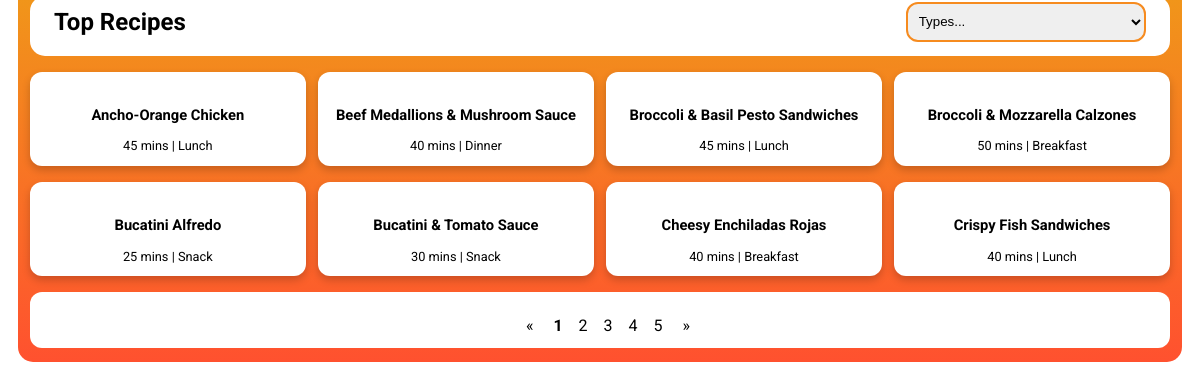
The page / on the database its author committed.
### tables this page shows
CREATE TABLE `recipe` (
  `id` int(11) NOT NULL,
  `title` varchar(44) DEFAULT NULL,
  `category` varchar(44) NOT NULL,
  `side` varchar(44) DEFAULT NULL,
  `description` varchar(418) DEFAULT NULL,
  `time` varchar(4) DEFAULT NULL,
  `servings` varchar(3) DEFAULT NULL,
  `nutrition` varchar(5) DEFAULT NULL,
  `ingredients` varchar(406) DEFAULT NULL,
  `kitchen_tool` varchar(61) DEFAULT NULL,
  `kitchen_tool_desc` varchar(583) DEFAULT NULL,
  `tip` varchar(46) DEFAULT NULL,
  `tips_desc` varchar(885) DEFAULT NULL,
  `steps` varchar(3019) DEFAULT NULL,
  `tags` varchar(75) DEFAULT NULL,
  `folder` text NOT NULL,
  `image` text NOT NULL,
  `ingredientsimage` text NOT NULL,
  `stepimage1` text NOT NULL,
  `stepimage2` text NOT NULL,
  `stepimage3` text NOT NULL,
  `stepimage4` text NOT NULL,
  `stepimage5` text NOT NULL,
  `stepimage6` text NOT NULL
);

### index.php (the view, shortened to what this page needs)
<!DOCTYPE html>
<html lang="en">
    <head>
        <link rel="stylesheet" href="https://use.fontawesome.com/releases/v5.8.1/css/all.css">
        <link rel="stylesheet" type="text/css" href="main.css">
    </head>
    <body>
    <div class="content">
            <div class="filter-space">
                <h3> Top Recipes </h3>
                <form action="search.php" method="get" class="filter-form">
                    <select name="q" class="select" onchange="this.form.submit()">
                        <option value disabled selected> Types... </option>
                    </select>
                </form>
            </div>
        <div class="flexbox">
            <?php
            $page = $_GET['page'];
            if ($page == '') { $page = 1; }
            $limit = 8;
            $offset = $limit * ($page-1);
            $result = mysqli_query($link, "SELECT * FROM recipe ORDER BY id ASC LIMIT $offset, $limit");
            while ($row = mysqli_fetch_array($result))
            {
            ?>
            <div class="card">
                <a href="recipe.php?id=<?php echo $row['id']?>" class="card-link">
                    <div class="container">
                        <h4><?php echo trim($row['title'], '"');?></h4>
                        <p> <?php echo trim($row['time'], '"');?> mins | <?php echo $row['category']?></p>
                    </div>
                </a>
            </div>
            <?php
            }
            ?>
        </div>
        <div class="footer-space">
            <nav aria-label="Page navigation">
            <ul class="pagination" style="text-align: center;">
            <?php
            $current = $_GET['page'];
            if ($current == '') { $current = 1; }
            $next = $current +1;
            $previous = $current -1;
            if ($previous <= 0)
            {
                $previous = 1;
            }
            $page = $current;
            $start = $page - 2;
            $end = $page + 1;
            if ($start <= 2)
            {
                $start = 1;
                $end = 5;
            }
            ?>
            <?php
            if ($current > 1) {
                echo '
                    <a href="index.php?page='.$previous.'" class="space">
                    <span aria-hidden="true">&laquo;</span>
                    </a>';
            }
            else {
                echo '
                    <a href="#" class="space">
                    <span aria-hidden="true">&laquo;</span>
                    </a>';
            }
            while ($start <= $end)
            {
                if ($start == $current)
                {
                    if ($start=="1")
                    {
                        echo '<b><a href="index.php" class="space">1</a></b>';
                    }
                    else {
                        echo '<b><a href="index.php?page='.$current.'" class="space">'.$current.'</a></b>';
                    }
                }
                else
                {
                    if ($start=="1")
                    {
                        echo '<a href="index.php" class="space">1</a>';
                    }
                    else{
                        echo '<a href="index.php?page='.$start.'" class="space">'.$start.'</a>';
                    }
                }
                $start ++;
            }
            if ($end != $current) {
                echo '
                    <a href="index.php?page='.$next.'" class="space">
                    <span aria-hidden="true">&raquo;</span>
                    </a>';
            }
            ?>
            </ul>
        </nav>
        </div>
    </div>
    </body>
</html>

### main.css (style rules this page uses)
* { border: none; box-sizing: border-box; margin: 0; padding: 0; }
a { text-decoration: none; }
option[value=""][disabled] { display: none; }
.content { background: linear-gradient(to top, #ff512f, #f09819); border-radius: 10px; width: 90vw; margin: 0 auto; left: 0; right: 0; position: absolute; margin-bottom: 1em; padding-bottom: 1em; }
h3 { font-family: 'Roboto', sans-serif; margin-left: 1em; margin-top: 1.5em; padding-top: .5em; position: relative; }
h4 { font-family: 'Roboto', sans-serif; margin-top: 1em; margin-bottom: 1em; font-size: 1.15em; z-index: -1; }
.filter-space { background-color: white; height: 3em; border-radius: 10px; margin: 0 auto; margin-top: -.7em; width: 85vw; position: relative; }
.filter-form { text-align: right; margin-top: -1.65em; margin-right: 1em; }
.select { border: 1px solid #f68b1f; border-radius: 10px; padding: .5em; height: 2.5em; display: block; float: right; position: relative; }
select option { height: 3em; }
ul { display: inline-block; }
.flexbox { display: flex; flex-flow: column; justify-content: center; align-items: center; margin: 0 auto; max-width: 99%; }
.card { width: 85vw; margin: 0 auto; margin-top: 1em; text-align: center; box-shadow: 0 4px 8px 0 rgba(0,0,0,0.2); transition: 0.3s; border-radius: 10px; background-color: white; }
.card p { margin: 1em auto; }
.card-link { font-family: 'Roboto', sans-serif; color: #000; box-shadow: 0 0 0 black; transition-duration: 0.5s; transition-timing-function: ease-in-out; transition-delay: 0.0s; }
.footer-space { background-color: white; text-align: center; height: 4em; border-radius: 10px; margin: 1em auto; margin-bottom: -2px; width: 85vw; position: relative; padding-top: 1.5em; }
.space { padding-left: .5em; padding-right: .5em; font-size: 1em; font-family: 'Roboto', sans-serif; color: black; }
@media screen and (min-width : 768px) { .filter-space { height: 3em; border-radius: 15px; font-size: 1.5em; } }
@media screen and (min-width : 768px) { h3 { padding-top: .5em; padding-left: 1em; } }
@media screen and (min-width : 768px) { .select { border: 2px solid #f68b1f; border-radius: 12px; height: 3.5em; width: 20vw; } }
@media screen and (min-width : 768px) { .select option { height: 2em; } }
@media screen and (min-width : 768px) { .flexbox { display: flex; flex-flow: row wrap; justify-content: center; align-items: center; margin: 0 auto; } }
@media screen and (min-width : 768px) { .container { font-size: 1em; } }
@media screen and (min-width : 768px) { .card { width: 40vw; border-radius: 12px; } }
@media screen and (min-width : 768px) { .card p { margin: 1em auto; } }
@media screen and (min-width : 768px) { .footer-space { border-radius: 12px; width: 85vw; height: 5em; } }
@media screen and (min-width : 768px) { .space { font-size: 1.3em; } }
@media screen and (min-width : 1024px) { .content { margin-top: -1em; border-radius: 15px; width: 97vw; } }
@media screen and (min-width : 1024px) { .filter-space { margin-top: -1em; height: 2em; width: 95vw; padding-bottom: 2.5em; } }
@media screen and (min-width : 1024px) { h3 { padding-top: .5em; padding-left: 0; font-size: 1em; font-weight: bold; } }
@media screen and (min-width : 1024px) { .card { width: 23vw; border-radius: 12px; } }
@media screen and (min-width : 1024px) { .card p { margin: 1em auto; } }
@media screen and (min-width : 1024px) { .select { border: 2px solid #f68b1f; border-radius: 12px; height: 3em; margin-top: .4em; width: 20vw; } }
@media screen and (min-width : 1024px) { .select option { height: 2em; } }
@media screen and (min-width : 1024px) { ul { position: relative; padding-left: 1em; } }
@media screen and (min-width : 1024px) { .footer-space { border-radius: 12px; width: 95vw; height: 3.5em; margin-bottom: -2px; } }
@media screen and (min-width : 1024px) { .space { font-size: 1em; padding-bottom: 1em; } }
@media screen and (min-width : 1024px) { .container { font-size: .8em; } }

### rows shown on the page
recipe: title "Ancho-Orange Chicken", time "45", category "Lunch"
recipe: title "Beef Medallions & Mushroom Sauce", time "40", category "Dinner"
recipe: title "Broccoli & Basil Pesto Sandwiches", time "45", category "Lunch"
recipe: title "Broccoli & Mozzarella Calzones", time "50", category "Breakfast"
recipe: title "Bucatini Alfredo", time "25", category "Snack"
recipe: title "Bucatini & Tomato Sauce", time "30", category "Snack"
recipe: title "Cheesy Enchiladas Rojas", time "40", category "Breakfast"
recipe: title "Crispy Fish Sandwiches", time "40", category "Lunch"
